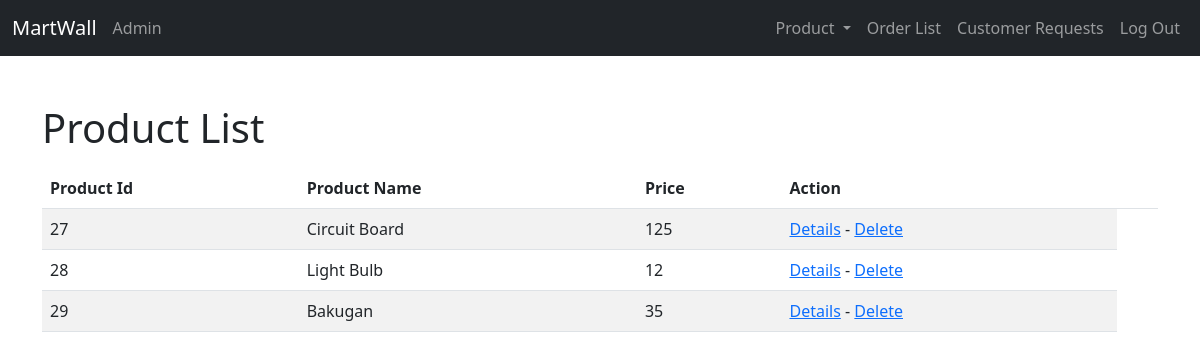
Page /Admin/productList (signed in) on the earlier database version.
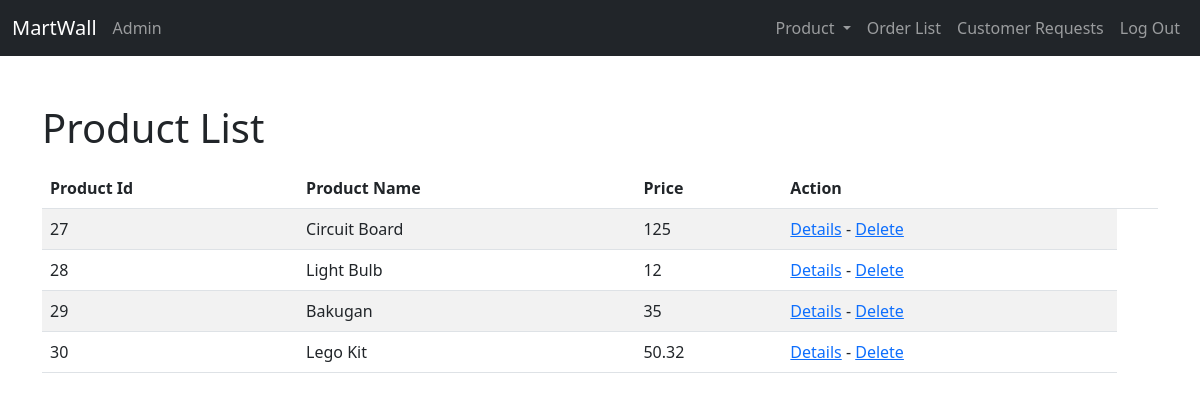
Same page on the later database version.
### tables this page shows
CREATE TABLE `product` (
  `product_id` int(5) NOT NULL,
  `product_name` varchar(20) NOT NULL,
  `price` double(8,2) NOT NULL,
  `description` text NOT NULL,
  `is_featured` tinyint(1) NOT NULL,
  `category_id` int(5) NOT NULL,
  `product_image` varchar(50) NOT NULL
);

### app/core/Controller.php (called while the page is built, shortened)
<?php
class Controller{
	public function view($name, $data = []){
		include('app/views/' . $name . '.php');
	}
}

### app/controllers/Admin.php (called while the page is built, shortened)
<?php
	class Admin extends \app\core\Controller{
		#[\app\filters\Admin]
		public function productList() {
			$product = new \app\models\Product();
			$product = $product->getAll();
			$this->view('Admin/productList', $product);
		}
	}

### app/core/App.php (called while the page is built, shortened)
<?php
class App{
	private $method = 'index';
	public function __construct(){
		$url = self::parseUrl();
		if(isset($url[0])){
			unset($url[0]);
		}
		$this->controller = new $this->controller;
		if(isset($url[1])){
			if(method_exists($this->controller, $url[1])){
				$this->method = $url[1];
			}
			unset($url[1]);
		}
		$params = $url ? array_values($url) : [];
		call_user_func_array([$this->controller, $this->method], $params);
	}
	public static function parseUrl(){
		if(isset($_GET['url'])) {
			return explode('/',
				filter_var(
					rtrim($_GET['url'], '/')),
				FILTER_SANITIZE_URL);
		}
	}
}

### index.php (called while the page is built, shortened)
<?php
	new app\core\App();

### app/models/Product.php (called while the page is built, shortened)
<?php
class Product extends \app\core\Model {
    public function getAll(){
		$SQL = "SELECT * FROM product";
		$STMT = self::$_connection->prepare($SQL);
		$STMT->execute();
		$STMT->setFetchMode(\PDO::FETCH_CLASS, 'app\models\Product');
		return $STMT->fetchAll();
	}
}

### app/core/Model.php (called while the page is built, shortened)
<?php
class Model {
	public function __construct(){
		$server = 'localhost';
		$dbname = 'ecom_project';
		$username = 'root';
		$password = '';
	}
}

### app/views/Admin/productList.php (the view, shortened to what this page needs)
<!DOCTYPE html>
<html lang="en">
    <head>
        <link href="https://cdn.jsdelivr.net/npm/bootstrap@5.2.3/dist/css/bootstrap.min.css" rel="stylesheet">
    </head>
    <body>
    <?php include 'app\views\includes\adminHeader.php'; ?>
        <div class="main">
        <div class="container mt-5">
        <h1>Product List</h1>
            <div class="table-responsive">
                <table class="table table-striped">
                    <thead>
                        <th>Product Id</th>
                        <th>Product Name</th>
                        <th>Price</th>
                        <th>Action<th>
                    </thead>
                    <tbody>
                        <?php
                            foreach ($data as $item)
                                echo"
                                <tr>
                                    <td>$item->product_id</td>
                                    <td>$item->product_name</td>
                                    <td>$item->price</td>
                                    <td>
                                        <a href='/Product/details/$item->product_id'>Details</a> -
                                        <a href='/Admin/delete/$item->product_id'>Delete</a>
                                    </td>
                                </tr>
                                ";
                        ?>
                    </tbody>
                </table>
            </div>
        </div>
    </body>
</html>

Differences in the rows shown:
added product: product_id "30", product_name "Lego Kit", price "50.32"
